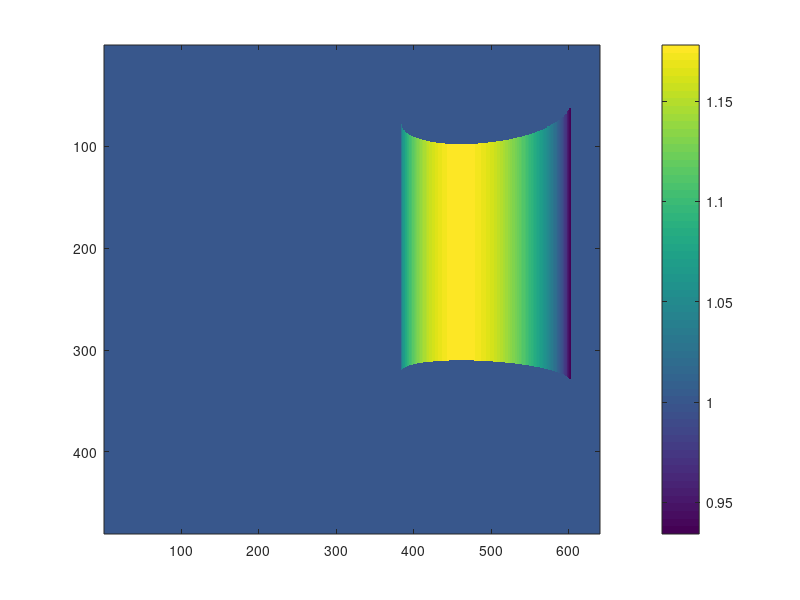
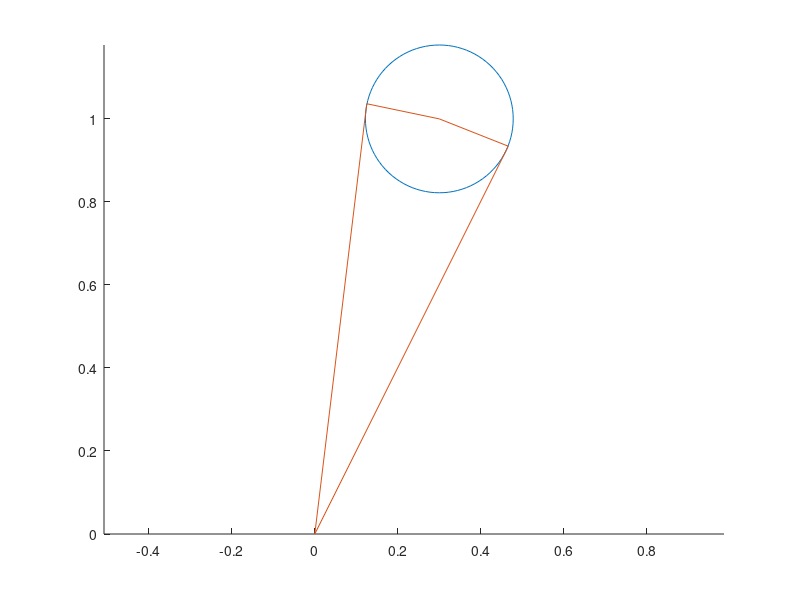

The MATLAB source for these figures, in order:
Xc = [.3,.2,1]'; %coordinates of hallucinated robot origin in camera frame (right = x, down = y, out = z)

robot_radius = .178;    %radius of robot
robot_height = .48;%height of robot
floor_tolerance = .05;

dim = [640,480];    %[width,height] of image

simulated_image = ones(dim(2),dim(1)) * Xc(3);

%Default kinect calibration values used by ROS
K = [575.8157348632812, 0.0, 314.5; 0.0, 575.8157348632812, 235.5; 0.0, 0.0, 1.0];

h_squared = Xc(1)^2 + Xc(3)^2;
h = sqrt(h_squared);

left = 0;
right = dim(1);

if(h > robot_radius)

    theta_c = atan2(Xc(1),Xc(3));
    theta_d = asin(robot_radius/h);

    Xt_lb = [h*sin(theta_c - theta_d), Xc(2)-floor_tolerance, h*cos(theta_c - theta_d)]'
    Xt_rb = [h*sin(theta_c + theta_d), Xc(2)-floor_tolerance, h*cos(theta_c + theta_d)]'

    Xt_lt = Xt_lb + [0,-robot_height+floor_tolerance,0]';
    Xt_rt = Xt_rb + [0,-robot_height+floor_tolerance,0]';


    U_lb = Xt_lb/Xt_lb(3);  %ray to bottom left point
    U_rb = Xt_rb/Xt_rb(3);  %ray to bottom right point
    U_lt = Xt_lt/Xt_lt(3);  %ray to top left point
    U_rt = Xt_rt/Xt_rt(3);  %ray to top right point

    p_lb = K * U_lb;
    p_rb = K * U_rb;
    p_lt = K * U_lt;
    p_rt = K * U_rt;

    p_lb_x = min(max(1,floor(p_lb(1))),dim(1)); %remember to use 0 indexing in C
    p_lb_y = max(min(dim(2),ceil(p_lb(2))),1);
    p_lb_ind = [p_lb_x; p_lb_y];

    p_lt_ind = max([1;1],min(floor(p_lt(1:2)),dim'));

    p_rb_x = max(1,min(ceil(p_rb(1)),dim(1)));
    p_rb_y = max(min(dim(2),ceil(p_rb(2))),1);
    p_rb_ind = [p_rb_x; p_rb_y];

    p_rt_ind = max([1;1],min(ceil(p_rt(1:2)),dim'));

    left = p_lb_ind(1)+1;
    right = p_rb_ind(1)-1;

    simulated_image(p_lt_ind(2):p_lb_ind(2),p_lb_ind(1)) = Xt_lb(3);
    simulated_image(p_rt_ind(2):p_rb_ind(2),p_rb_ind(1)) = Xt_rb(3);

end

for p_x = left:right
    
    %reprojecting x pixel coordinate at center of y coordinates to ray
    L = K\[p_x;K(2,3);1];
    
    %%Equivalent to the below 
    %L = K\p_reproj;    %reprojecting pixel to ray
    %L(2) = 0;
    
    %equations for intersection of ray and circle
    a = L(1)^2 + L(3)^2;
    b = -2*(L(1)*Xc(1) + L(3)*Xc(3));
    c = h_squared - robot_radius^2;
    
    if b^2-4*a*c < 0
        disp('Error! Complex solution!\n');
        return;
    end

    %solve for parameter t that yields intersection
    %Note that we only care about the more distant intersection 
    %(the + solution)
    t = (-b + sqrt(b^2-4*a*c))/(2*a);
    
    %get world coordinates of intersection
    X_h = L*t;
    
    %set the y coordinate back to that of the base of the robot
    X_h(2) = Xc(2);
    
    %for bottom:
    X_hb = X_h + [0,-floor_tolerance,0]';
    
    %for top:
    X_ht = X_h + [0,-robot_height,0]';
    
    %project back to pixels to get y coordinate
    U_xht = X_ht/X_ht(3);
    p_xht = K*U_xht;
    
    U_xhb = X_hb/X_hb(3);
    p_xhb = K*U_xhb;
    
    %get depth for that pixel
    depth = X_h(3);
    
    row_range = max(1,floor(p_xht(2))):min(dim(2),ceil(p_xhb(2)));
    
    simulated_image(row_range,p_x) = depth;
end

figure(1);
imagesc(simulated_image);
colorbar()

figure(2);

X0 = [0;0;0];
pointList = [X0, Xt_lb, Xc, Xt_rb, X0];

hold on
th = 0:pi/50:2*pi;
xunit = robot_radius * cos(th) + Xc(1);
yunit = robot_radius * sin(th) + Xc(3);
h = plot(xunit, yunit);

plot(pointList(1,:),pointList(3,:));
hold off

axis equal
